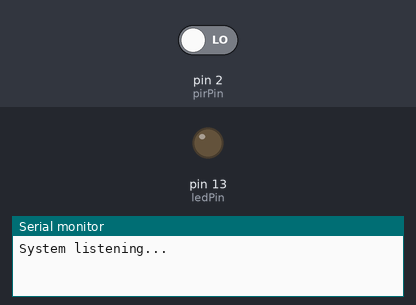
Bench run of a sketch on a simulated Arduino Uno, built with avr-gcc and run on an emulated ATmega328P. Shown: output pins drawn as LEDs (lit = HIGH), the last lines printed to the serial monitor. Inputs (shaded band) come from the test bench; at power-on: pin 2 (pirPin) LOW.

Above: at 1.2 s.
1.3 s: pin 2 (pirPin) driven HIGH
At 2.1 s:
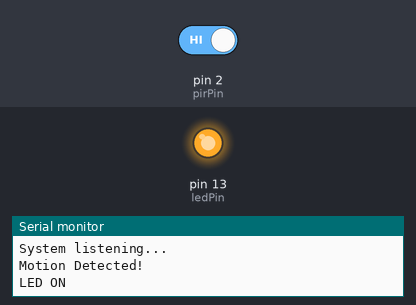
Timing chart, 0 to 4.3 s (numbered marks = the images above; inputs shaded):
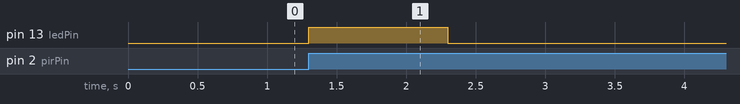

Measured:
- after the input at 1.3 s, pin 13 (ledPin): LOW → HIGH at once, → LOW 1.0 s later

The sketch:

M1_T2.ino
```cpp
const int pirPin = 2;
const int ledPin = 13;
bool motionDetected = false;

void setup() {
  Serial.begin(9600);
  pinMode(pirPin, INPUT);
  pinMode(ledPin, OUTPUT);
  attachInterrupt(digitalPinToInterrupt(pirPin), motionDetectedInterrupt, RISING);
  Serial.println("System listening...");
}

void loop() {
  if (motionDetected) {
    digitalWrite(ledPin, HIGH);
    Serial.println("LED ON");
    delay(1000);
    digitalWrite(ledPin, LOW);
    Serial.println("LED OFF");
    motionDetected = false;
  }
}

void motionDetectedInterrupt() {
  motionDetected = true;
  Serial.println("Motion Detected!");
}
```
